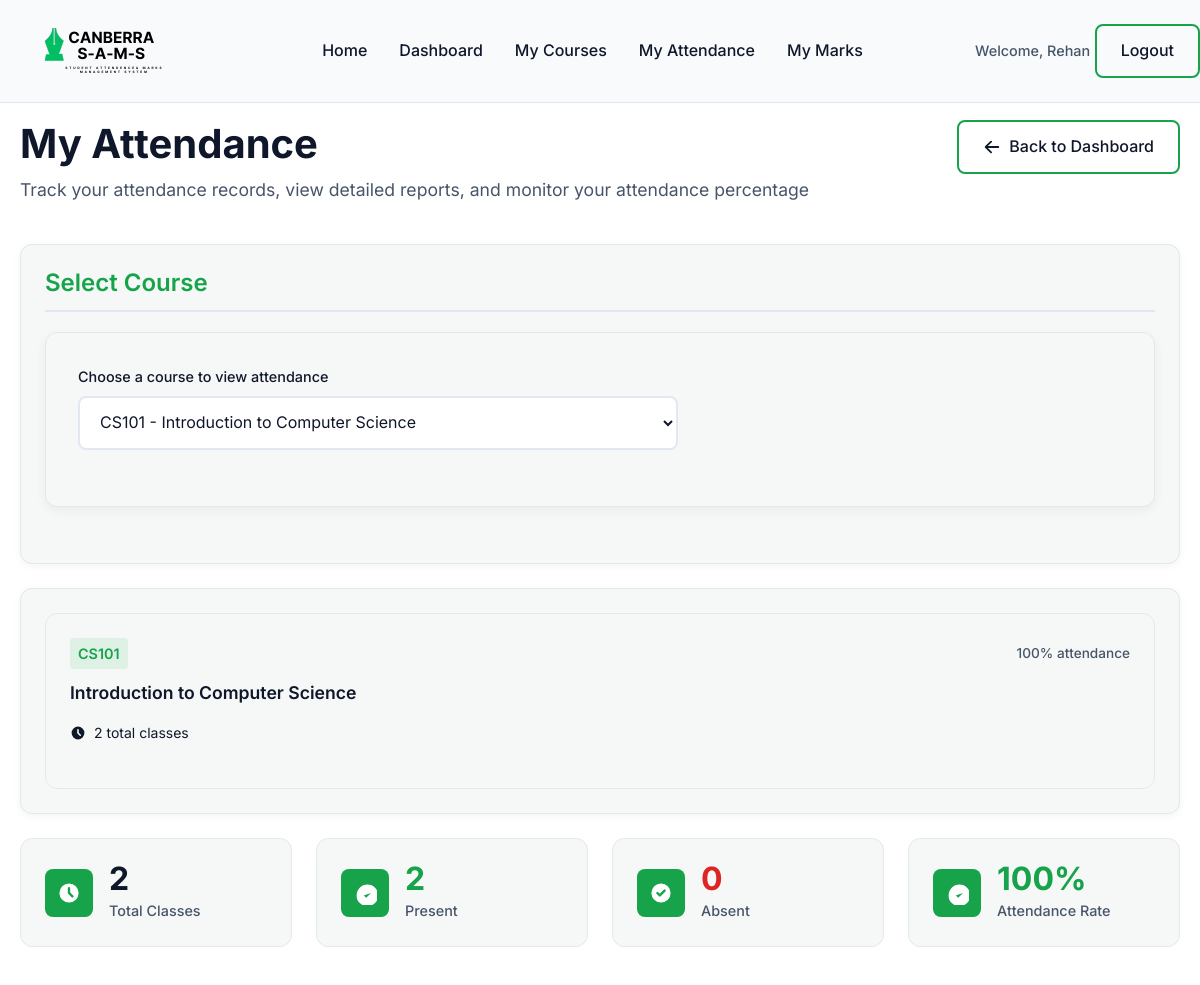
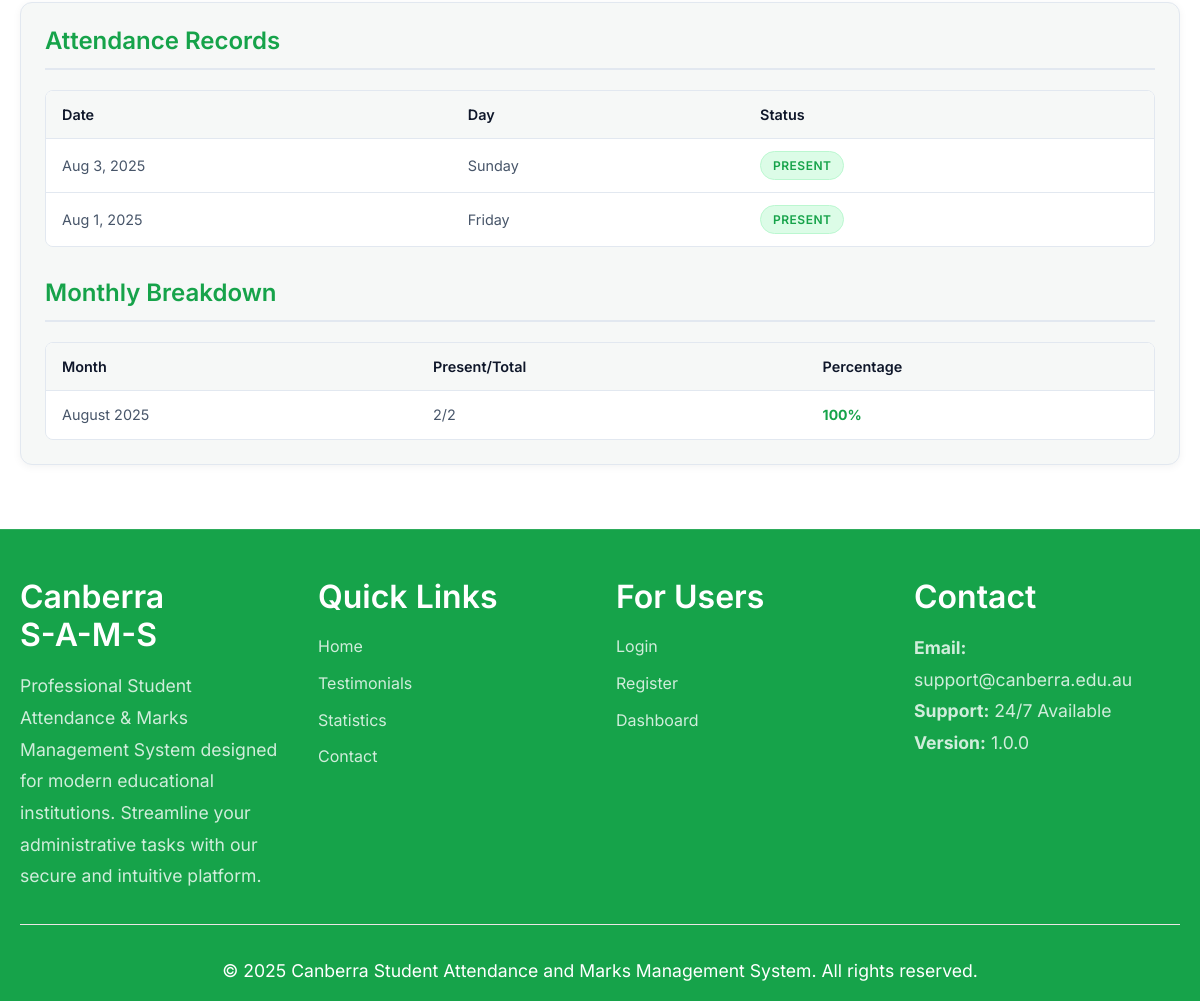
Page /my-attendance.php?course_id=1 (signed in) on the committed database (2 pictures, top to bottom).
### tables this page shows
CREATE TABLE courses (
    course_id INT AUTO_INCREMENT PRIMARY KEY,
    course_name VARCHAR(255) NOT NULL,
    course_code VARCHAR(20) UNIQUE NOT NULL,
    semester VARCHAR(50) NOT NULL,
    lecturer_id INT NOT NULL,
    created_at TIMESTAMP DEFAULT CURRENT_TIMESTAMP,
    FOREIGN KEY (lecturer_id) REFERENCES users(user_id) ON DELETE CASCADE
);

CREATE TABLE attendance (
    attendance_id INT AUTO_INCREMENT PRIMARY KEY,
    student_id INT NOT NULL,
    course_id INT NOT NULL,
    date DATE NOT NULL,
    status ENUM('Present', 'Absent') NOT NULL,
    created_at TIMESTAMP DEFAULT CURRENT_TIMESTAMP,
    FOREIGN KEY (student_id) REFERENCES users(user_id) ON DELETE CASCADE,
    FOREIGN KEY (course_id) REFERENCES courses(course_id) ON DELETE CASCADE,
    UNIQUE KEY unique_attendance (student_id, course_id, date)
);

### my-attendance.php (the view, shortened to what this page needs)
<?php
require_once 'includes/header.php';
$user = current_user();
$course_id = $_GET['course_id'] ?? '';
try {
    $stmt = $pdo->prepare("
        SELECT c.course_id, c.course_name, c.course_code
        FROM courses c
        JOIN enrollments e ON c.course_id = e.course_id
        WHERE e.student_id = ?
        ORDER BY c.course_code
    ");
    $stmt->execute([$user['user_id']]);
    $enrolled_courses = $stmt->fetchAll();
} catch (Exception $e) {
    $enrolled_courses = [];
}
$selected_course = null;
if ($course_id) {
    foreach ($enrolled_courses as $course) {
        if ($course['course_id'] == $course_id) {
            $selected_course = $course;
            break;
        }
    }
}
$attendance_records = [];
$attendance_summary = [];
if ($course_id) {
    try {
        $stmt = $pdo->prepare("
            SELECT date, status
            FROM attendance
            WHERE student_id = ? AND course_id = ?
            ORDER BY date DESC
        ");
        $stmt->execute([$user['user_id'], $course_id]);
        $attendance_records = $stmt->fetchAll();
        $total = count($attendance_records);
        $present = 0;
        foreach ($attendance_records as $record) {
            if ($record['status'] === 'Present') {
                $present++;
            }
        }
        $attendance_summary = [
            'total' => $total,
            'present' => $present,
            'absent' => $total - $present,
            'percentage' => $total > 0 ? round(($present / $total) * 100, 2) : 0
        ];
    } catch (Exception $e) {
        $attendance_records = [];
        $attendance_summary = ['total' => 0, 'present' => 0, 'absent' => 0, 'percentage' => 0];
    }
}
?>
<div class="dashboard-container">
    <div class="dashboard-header">
        <div class="welcome-section">
            <h1>My Attendance</h1>
            <p>Track your attendance records, view detailed reports, and monitor your attendance percentage</p>
        </div>
        <div class="dashboard-actions">
            <a href="dashboard.php" class="btn btn-secondary">
                <svg viewBox="0 0 20 20" fill="currentColor">
                    <path fill-rule="evenodd" d="M9.707 16.707a1 1 0 01-1.414 0l-6-6a1 1 0 010-1.414l6-6a1 1 0 011.414 1.414L5.414 9H17a1 1 0 110 2H5.414l4.293 4.293a1 1 0 010 1.414z" clip-rule="evenodd" />
                </svg>
                Back to Dashboard
            </a>
        </div>
    </div>
    <div class="dashboard-section">
        <div class="section-header">
            <h2>Select Course</h2>
        </div>
        <div class="course-form-container">
            <form method="GET" class="course-form">
                <div class="form-group">
                    <label for="course_id">Choose a course to view attendance</label>
                    <select id="course_id" name="course_id" onchange="this.form.submit()">
                        <?php foreach ($enrolled_courses as $course): ?>
                            <option value="<?php echo $course['course_id']; ?>"
                                    <?php echo $course_id == $course['course_id'] ? 'selected' : ''; ?>>
                                <?php echo htmlspecialchars($course['course_code'] . ' - ' . $course['course_name']); ?>
                            </option>
                        <?php endforeach; ?>
                    </select>
                </div>
            </form>
        </div>
    </div>
    <?php if ($course_id && $selected_course): ?>
        <div class="dashboard-section">
            <div class="course-card">
                <div class="course-header">
                    <div class="course-code"><?php echo htmlspecialchars($selected_course['course_code']); ?></div>
                    <div class="course-students"><?php echo $attendance_summary['percentage']; ?>% attendance</div>
                </div>
                <div class="course-title"><?php echo htmlspecialchars($selected_course['course_name']); ?></div>
                <div class="course-meta">
                    <div class="course-date">
                        <svg viewBox="0 0 20 20" fill="currentColor">
                            <path fill-rule="evenodd" d="M10 18a8 8 0 100-16 8 8 0 000 16zm1-12a1 1 0 10-2 0v4a1 1 0 00.293.707l2.828 2.829a1 1 0 101.415-1.415L11 9.586V6z" clip-rule="evenodd" />
                        </svg>
                        <?php echo $attendance_summary['total']; ?> total classes
                    </div>
                </div>
            </div>
        </div>
        <div class="dashboard-stats">
            <div class="stat-card">
                <div class="stat-icon">
                    <svg viewBox="0 0 20 20" fill="currentColor">
                        <path fill-rule="evenodd" d="M10 18a8 8 0 100-16 8 8 0 000 16zm1-12a1 1 0 10-2 0v4a1 1 0 00.293.707l2.828 2.829a1 1 0 101.415-1.415L11 9.586V6z" clip-rule="evenodd" />
                    </svg>
                </div>
                <div class="stat-content">
                    <div class="stat-number"><?php echo $attendance_summary['total']; ?></div>
                    <div class="stat-label">Total Classes</div>
                </div>
            </div>
            <div class="stat-card">
                <div class="stat-icon">
                    <svg viewBox="0 0 20 20" fill="currentColor">
                        <path d="M9 12l2 2 4-4m6 2a9 9 0 11-18 0 9 9 0 0118 0z" />
                    </svg>
                </div>
                <div class="stat-content">
                    <div class="stat-number" style="color: #16a34a;"><?php echo $attendance_summary['present']; ?></div>
                    <div class="stat-label">Present</div>
                </div>
            </div>
            <div class="stat-card">
                <div class="stat-icon">
                    <svg viewBox="0 0 20 20" fill="currentColor">
                        <path fill-rule="evenodd" d="M10 18a8 8 0 100-16 8 8 0 000 16zm3.707-9.293a1 1 0 00-1.414-1.414L9 10.586 7.707 9.293a1 1 0 00-1.414 1.414l2 2a1 1 0 001.414 0l4-4z" clip-rule="evenodd" />
                    </svg>
                </div>
                <div class="stat-content">
                    <div class="stat-number" style="color: #dc2626;"><?php echo $attendance_summary['absent']; ?></div>
                    <div class="stat-label">Absent</div>
                </div>
            </div>
            <div class="stat-card">
                <div class="stat-icon">
                    <svg viewBox="0 0 20 20" fill="currentColor">
                        <path d="M9 12l2 2 4-4m6 2a9 9 0 11-18 0 9 9 0 0118 0z" />
                    </svg>
                </div>
                <div class="stat-content">
                    <div class="stat-number" style="color: <?php echo $attendance_summary['percentage'] >= 75 ? '#16a34a' : ($attendance_summary['percentage'] >= 50 ? '#d97706' : '#dc2626'); ?>;">
                        <?php echo $attendance_summary['percentage']; ?>%
                    </div>
                    <div class="stat-label">Attendance Rate</div>
                </div>
            </div>
        </div>
        <div class="dashboard-section">
            <div class="section-header">
                <h2>Attendance Records</h2>
            </div>
            <?php if (empty($attendance_records)): ?>
                <div class="empty-state">
                    <div class="empty-icon">
                        <svg viewBox="0 0 20 20" fill="currentColor">
                            <path fill-rule="evenodd" d="M10 18a8 8 0 100-16 8 8 0 000 16zm1-12a1 1 0 10-2 0v4a1 1 0 00.293.707l2.828 2.829a1 1 0 101.415-1.415L11 9.586V6z" clip-rule="evenodd" />
                        </svg>
                    </div>
                    <h3>No Attendance Records</h3>
                    <p>No attendance records found for this course.</p>
                </div>
            <?php else: ?>
                <div class="table-responsive">
                    <table class="table">
                        <thead>
                            <tr>
                                <th>Date</th>
                                <th>Day</th>
                                <th>Status</th>
                            </tr>
                        </thead>
                        <tbody>
                            <?php foreach ($attendance_records as $record): ?>
                                <tr>
                                    <td><?php echo date('M j, Y', strtotime($record['date'])); ?></td>
                                    <td><?php echo date('l', strtotime($record['date'])); ?></td>
                                    <td>
                                        <?php if ($record['status'] === 'Present'): ?>
                                            <span class="status-badge status-good">Present</span>
                                        <?php else: ?>
                                            <span class="status-badge status-poor">Absent</span>
                                        <?php endif; ?>
                                    </td>
                                </tr>
                            <?php endforeach; ?>
                        </tbody>
                    </table>
                </div>
                <?php
                $monthly_data = [];
                foreach ($attendance_records as $record) {
                    $month = date('Y-m', strtotime($record['date']));
                    if (!isset($monthly_data[$month])) {
                        $monthly_data[$month] = ['total' => 0, 'present' => 0];
                    }
                    $monthly_data[$month]['total']++;
                    if ($record['status'] === 'Present') {
                        $monthly_data[$month]['present']++;
                    }
                }
                if (!empty($monthly_data)):
                ?>
                    <div class="section-header" style="margin-top: 32px;">
                        <h2>Monthly Breakdown</h2>
                    </div>
                    <div class="table-responsive">
                        <table class="table">
                            <thead>
                                <tr>
                                    <th>Month</th>
                                    <th>Present/Total</th>
                                    <th>Percentage</th>
                                </tr>
                            </thead>
                            <tbody>
                                <?php foreach ($monthly_data as $month => $data): ?>
                                    <?php $percentage = round(($data['present'] / $data['total']) * 100, 1); ?>
                                    <tr>
                                        <td><?php echo date('F Y', strtotime($month . '-01')); ?></td>
                                        <td><?php echo $data['present']; ?>/<?php echo $data['total']; ?></td>
                                        <td>
                                            <span class="attendance-percentage" style="color: <?php echo $percentage >= 75 ? '#16a34a' : ($percentage >= 50 ? '#d97706' : '#dc2626'); ?>;">
                                                <strong><?php echo $percentage; ?>%</strong>
                                            </span>
                                        </td>
                                    </tr>
                                <?php endforeach; ?>
                            </tbody>
                        </table>
                    </div>
                <?php endif; ?>
            <?php endif; ?>
        </div>
    <?php endif; ?>
</div>
<?php require_once 'includes/footer.php'; ?>

### rows in the picture
courses: course_code "CS101", course_name "Introduction to Computer Science"
attendance: date "Aug 3, 2025", date "Sunday", status "PRESENT"
attendance: date "Aug 1, 2025", date "Friday", status "PRESENT", date "August 2025"

### other values in the picture
$user['name'] "Rehan"
$attendance_summary['percentage'] "100"
$attendance_summary['total'] "2"
$attendance_summary['present'] "2"
$attendance_summary['absent'] "0"
$data['present'] "2"
$data['total'] "2"
$percentage "100"
form field course_id "CS101 - Introduction to Computer Science"
